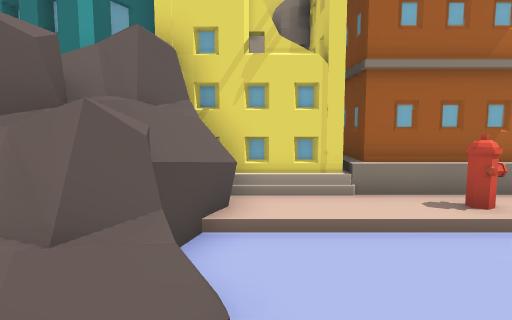
[1] (above)

17 first-person views from a walk through a 3-D level made in the Unity game engine. The camera is 1.5 m above the floor, tilts 6° down and sees 75° across. The floor is counted in squares, 1 m on a side. Each view is taken from the middle of a square. On the plan, view 1 faces up. The plan holds only what a view shows up to about 15 squares ahead; the rest is blank. The place goes on beyond the plan.

[2]
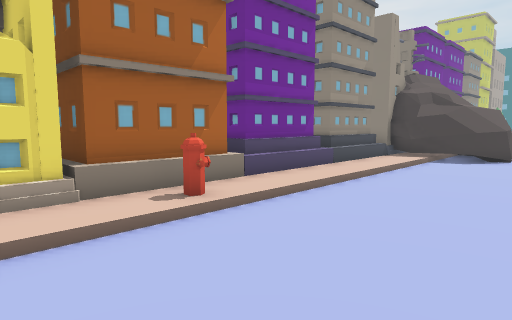

[3]
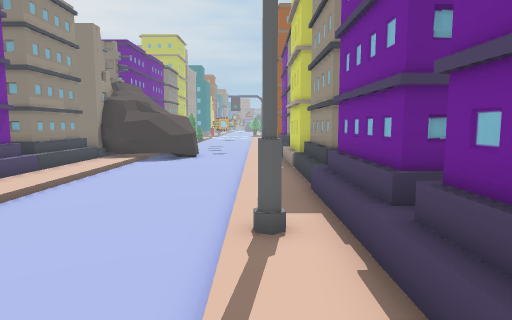

[4]
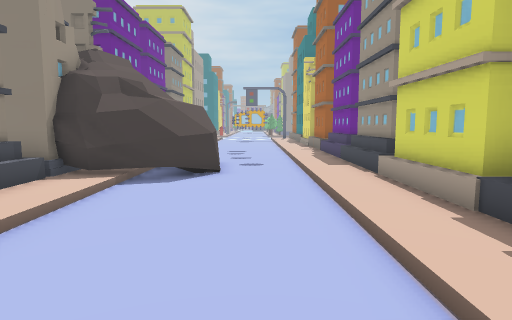

[5]
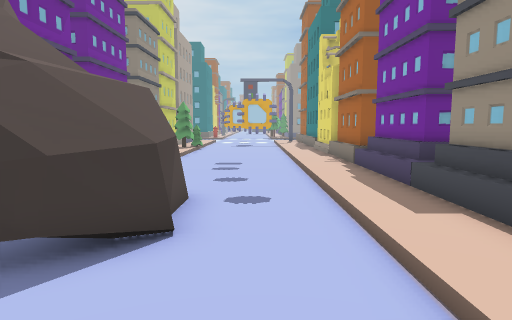

[6]
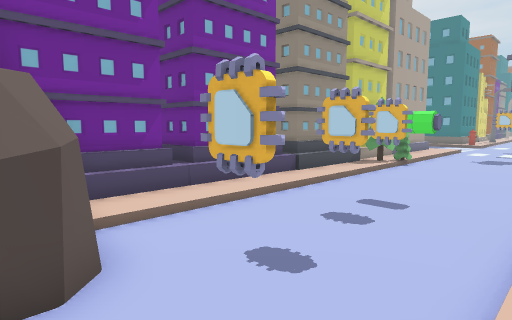

[7]
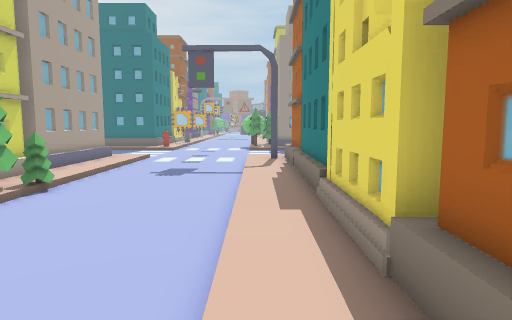

[8]
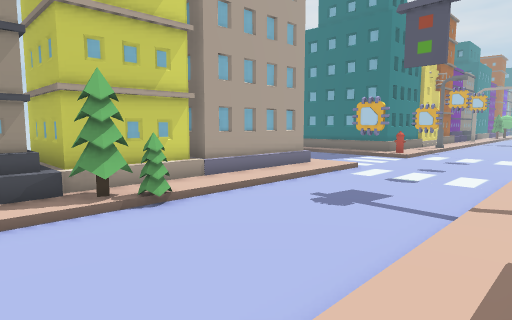

[9]
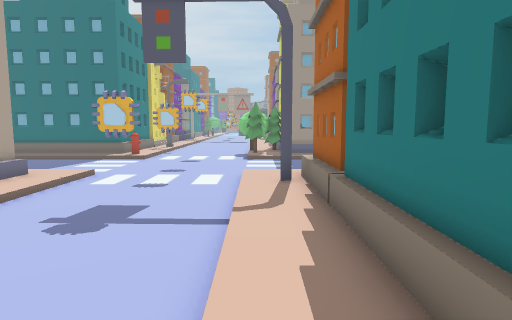

[10]
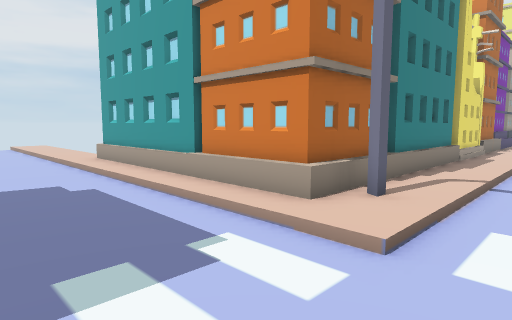

[11]
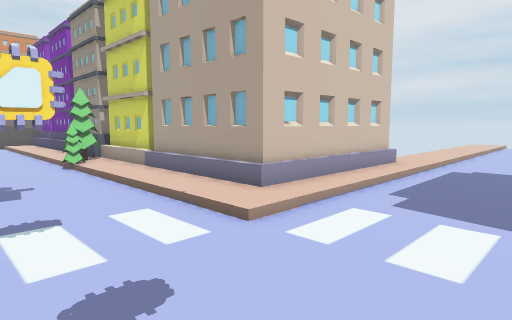

[12]
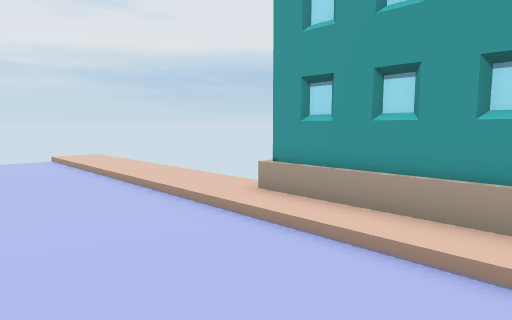

[13]
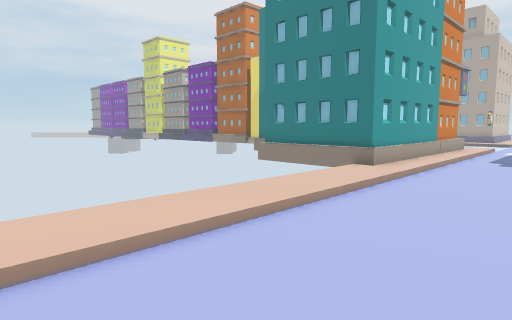

[14]
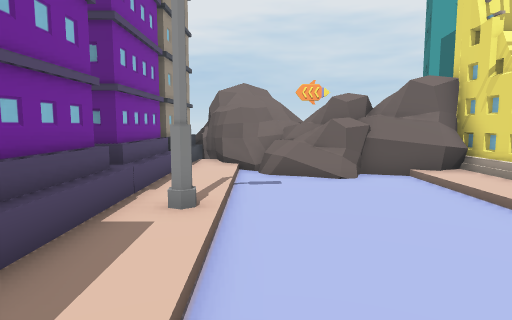

[15]
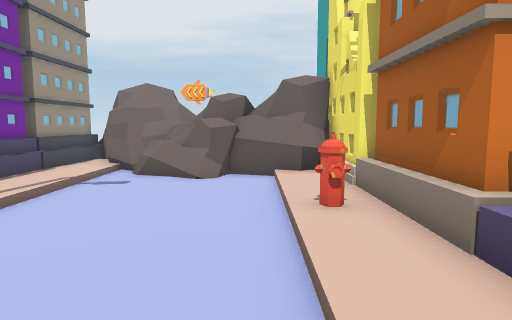

[16]
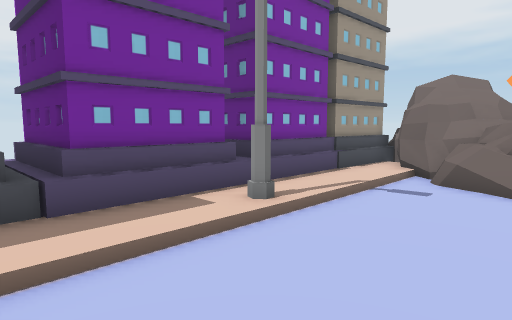

[17]
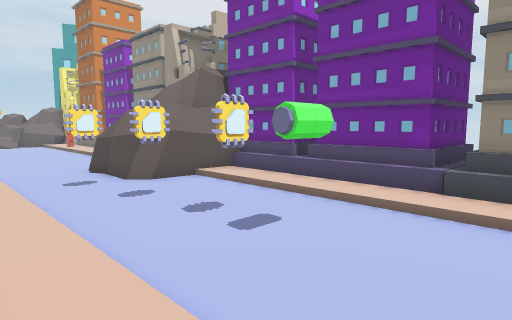

### Floor plan
Key: @ floor where view 1 was taken; # wall or solid block; . main floor; : floor 0.25 m higher than the main floor; / step, stairs or slope; = window, fence, low wall or low ledge; H hydrant; S streetlight; T tree; O other object.
Columns run from 5 left of view 1 to 45 right of it. Each row starts with its distance up from view 1.
 10                                O    #        #:...
  9                                O    #        #:....
  8                        O   OO  O    #        #:....
  7     ###  ##OOOOOOOOOOO OOOOOO  OO  O####     #:....
  6    OO######/////////OOOOOOOOOOOO/OOOTT########:....
  5   OOOO:::H::::::::::OOOOOO::::::/:::TTT::::::::....
  4    OO...............OOOOO.............T............
  3     O................OOOO..........................
  2 O  OO.................O....O..O...........O...O....
  1 OOOOO....................O.O.......................
  0 OOOO.@.............................................
 -1  OO::::::S:::::::::::::::::::::::::::::::::::::....
 -2 #O:::::::::::::::::::::::::::====:::#=::::::#::....
 -3 OOOOOOOOOOOOOOOO####OOOOOOOOO#################:....
 -4        O   OO                                #:...
 -5            O                                 #:...
 -6            O                                 #:...
 -7                                              #:...
 -8                                              #:....
 -9                                              #:...
-10                                              #:...
-11                                              #:....
-12                                             ##:....
-13                                             ##:...
-14                                              ::...
-15                                              ::...
-16                                              ::...
-17                                              ::...
-18                                              ::...
-19                                              ::....
-20                                              ::....
-21                                              ::...
-22                                              ::..
-23                                              ::.. .

Positions as (right, up) in squares from view 1, and headings:
1: (0, 0), facing up
2: (0, 0), facing up-right
3: (-1, -1), facing right
4: (6, 1), facing right
5: (12, 1), facing right
6: (18, -1), facing up-right
7: (24, -1), facing right
8: (29, -2), facing up-right
9: (30, -1), facing right
10: (45, 1), facing down-left
11: (45, 1), facing up-left
12: (45, -8), facing down-left
13: (45, -23), facing up-left
14: (9, 0), facing left
15: (9, 4), facing left
16: (8, 3), facing down-left
17: (29, -2), facing up-left
